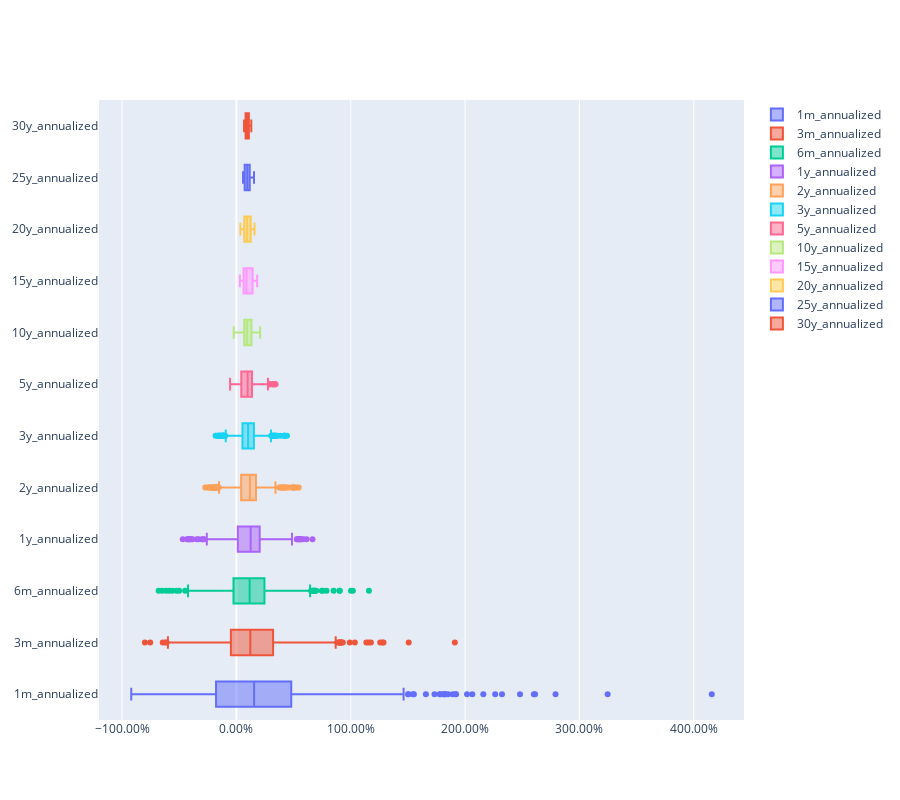

Source (notebook cell):
### Code cell
go.Figure(
    data = [
        go.Box(
            x=msci_world[column],
            name=column,
            )
        for column in msci_world.loc[:,'1m_annualized':'30y_annualized'].columns
    ],
    layout = go.Layout(
        height=800,
        xaxis=dict(
            tickformat='.2%',
        )
    )
)

### Figure 1 — Plotly figure (JSON) as saved in the notebook; plotly's stock layout.template omitted (floating-point values rounded to 4 significant figures; data arrays with more than 128 entries replaced by an {"elided": "..."} marker saying what was removed)
{"data": [{"name": "1m_annualized", "type": "box", "x": {"elided": "644 float values"}}, {"name": "3m_annualized", "type": "box", "x": {"elided": "644 float values"}}, {"name": "6m_annualized", "type": "box", "x": {"elided": "644 float values"}}, {"name": "1y_annualized", "type": "box", "x": {"elided": "644 float values"}}, {"name": "2y_annualized", "type": "box", "x": {"elided": "644 float values"}}, {"name": "3y_annualized", "type": "box", "x": {"elided": "644 float values"}}, {"name": "5y_annualized", "type": "box", "x": {"elided": "644 float values"}}, {"name": "10y_annualized", "type": "box", "x": {"elided": "644 float values"}}, {"name": "15y_annualized", "type": "box", "x": {"elided": "644 float values"}}, {"name": "20y_annualized", "type": "box", "x": {"elided": "644 float values"}}, {"name": "25y_annualized", "type": "box", "x": {"elided": "644 float values"}}, {"name": "30y_annualized", "type": "box", "x": {"elided": "644 float values"}}], "layout": {"height": 800, "xaxis": {"tickformat": ".2%"}}}
